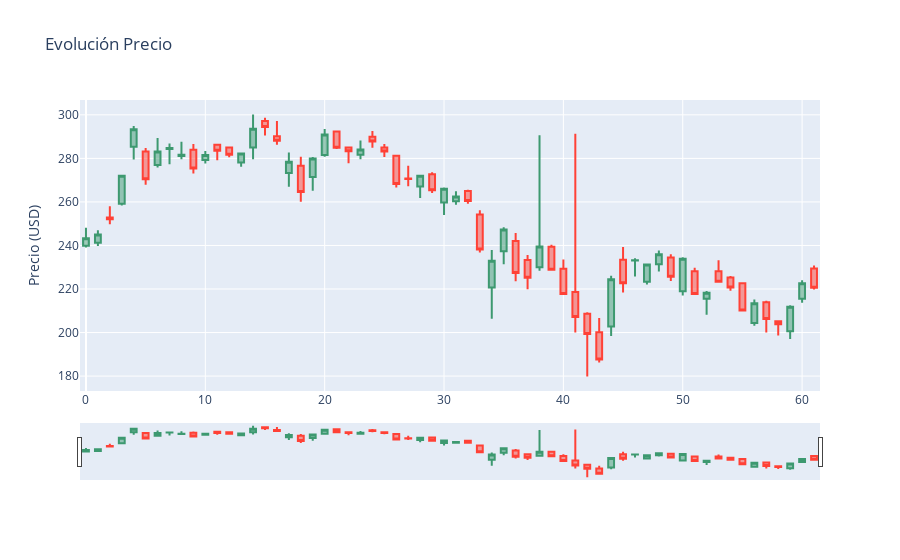

The cell this chart's notebook holds for it:
### Code cell
from optparse import Values
from tkinter.tix import Tree
import requests as r
import datetime as dt
import pandas as p
import matplotlib.pyplot as plt
import sqlite3 as sql
import pandas as pd
import json
import plotly.graph_objs as go


#Selección de opción
opcion = 0
while True:
    opcion = input('Seleccione una opción: \n1 Actualización de datos\n2 Visualización de datos\n')
#print(response.text)
    if opcion =='1':
        com = input("Ingrese ticker: ").upper()
        startTime= input("Ingrese una fecha de inicio con el siguiente formato (YYYY-MM-DD): ")
        año, mes, dia = map(int, startTime.split('-'))
        endtime= input("Ingrese una fecha de cierre con el siguiente formato (YYYY-MM-DD): ")
        año, mes, dia = map(int, endtime.split('-'))
        fecha = startTime + "/" + endtime
        url = "https://api.polygon.io/v2/aggs/ticker/"+ str(com) +"/range/1/day/"+ str(fecha)+ "?adjusted=true&sort=asc&limit=120&apiKey=G_Yb5HG6ldlS0k0SHQdr8w6Q4FKYJEVE"
        payload={}
        files={}
        headers = {}
        response = r.request("GET", url, headers=headers, data=payload, files=files)
        res = []
        data = response.json()
        for s in data['results']:
              res.append(s)
              df = pd.DataFrame(res)
              df ['Date'] = pd.to_datetime (df['t'], unit ='ms')
              df = df.rename(columns={
                  'o': 'open',
                  'c': 'close',
                  'h': 'high',
                  'l': 'low',
                  'v': 'volume',
                  'n': 'transactions'})
              conn = sql.connect ('df.db')
              df.to_sql ('df', conn, if_exists='replace')

              conn = sql.connect ('df.db')
              df = pd.read_sql ('SELECT * FROM df', conn)
              

                # Pedido al servidor
        def pedido_servidor(ticket,date_from,date_to):
            results = []
            url = "https://api.polygon.io/v2/aggs/ticker/"
            stocksT = ticket
            mult = '1'
            timestamp = 'day'
            adjusted = 'adjusted=true'
            sort = 'sort=asc'
            limit = '1000'
            apiKey = 'apiKey=G_Yb5HG6ldlS0k0SHQdr8w6Q4FKYJEVE'
            x = r.get(url+stocksT+'/range/'+mult+ '/'+timestamp+'/'+ date_from+'/'+ date_to +'?adjusted=true&sort=asc&limit=120&apiKey=G_Yb5HG6ldlS0k0SHQdr8w6Q4FKYJEVE')
            y =x.json()
            date = 0
            if str(x.status_code)[0] == '4':
                print('Hubo un Error')
            else:
                if y['queryCount'] == 0: print('Sin Valor')
                else: results = y ['results']
        def check_ticker(name):
            pars = r.get("https://api.polygon.io/v2/aggs/ticker/"+name+'/range/1/day/2021-07-22/2021-07-22?adjusted=true&sort=asc&limit=120&apiKey=G_Yb5HG6ldlS0k0SHQdr8w6Q4FKYJEVE')
            complete_name = pars.json()['results']
            return complete_name
        #print(response.text)
    elif opcion == '2':
      fig = go.Figure()
      fig.add_trace(go.Candlestick(x=df.index,
                open=df['open'],
                high=df['high'],
                low=df['low'],
                close=df['close'], name = 'market data'))
      fig.update_layout(
            title='Evolución Precio',
            yaxis_title='Precio (USD)')
      fig.update_xaxes(
          rangeslider_visible=True,
          rangeselector=dict(
              buttons=list([
                  dict(count=15, label="15m", step="minute", stepmode="backward"),
                  dict(count=45, label="45m", step="minute", stepmode="backward"),
                  dict(count=1, label="HTD", step="hour", stepmode="todate"),
                  dict(count=3, label="3h", step="hour", stepmode="backward"),
                  dict(step="all")
              ])
          )
      )
      fig.show()
      break
    else: print('Opción invalida')

### Figure 1 — Plotly figure (JSON) as saved in the notebook; plotly's stock layout.template omitted (floating-point values rounded to 4 significant figures)
{"data": [{"close": [243.3, 245.0, 252.0, 272.0, 293.3, 270.4, 283.1, 284.8, 281.7, 275.4, 281.5, 283.5, 281.7, 282.2, 293.6, 294.4, 288.1, 278.5, 264.5, 279.9, 290.9, 284.9, 283.3, 284.1, 287.8, 283.2, 268.3, 270.6, 272.0, 265.4, 266.1, 262.5, 260.4, 238.2, 232.9, 247.3, 227.4, 225.2, 239.5, 228.8, 217.7, 207.1, 199.3, 187.7, 224.5, 222.7, 233.2, 231.2, 236.0, 225.6, 233.9, 217.7, 218.3, 223.3, 220.7, 210.1, 213.5, 206.2, 203.8, 211.9, 222.6, 220.6], "high": [248.2, 246.9, 258, 272.3, 294.8, 284.8, 289.3, 286.8, 287.7, 286.6, 283.3, 286.5, 285.2, 282.7, 300.1, 298.6, 297.2, 282.7, 280.8, 280.7, 293.5, 292.7, 285.5, 288.3, 292.6, 286.6, 281.6, 276.6, 272.4, 273.7, 266.6, 264.9, 265.6, 256.2, 237.9, 248.3, 245.7, 235.6, 290.7, 240.4, 233.6, 291.3, 209.3, 206.7, 226.0, 239.3, 234.2, 231.6, 237.7, 236.0, 234.6, 229.7, 219.1, 233.2, 225.9, 222.7, 215.2, 214.6, 205.5, 212.6, 224, 230.8], "low": [239.1, 239.7, 249.7, 258.4, 279.5, 267.9, 275.8, 277.3, 279.6, 273.0, 277.7, 279.1, 280.5, 276.2, 279.6, 290.5, 286.2, 267, 260.0, 265.2, 280.7, 284.4, 277.8, 279.7, 284.9, 280.6, 266.7, 267.2, 261.8, 264.1, 254.0, 258.8, 259.1, 236.7, 206.3, 231.4, 223.5, 219.8, 228.3, 228.3, 217.2, 200, 179.8, 186.3, 198.4, 218.4, 225.7, 222.0, 228.0, 223.7, 217.0, 217.3, 208.2, 222.9, 219.2, 210.0, 203.2, 200.0, 198.7, 197.0, 213.7, 219.8], "name": "market data", "open": [239.8, 241.2, 252.8, 259.2, 285.3, 283.1, 277, 284.3, 281.1, 284, 279.3, 286.2, 285, 278.1, 285, 297.1, 290.1, 273.3, 276.7, 271.4, 281.6, 292.3, 285, 281.7, 289.9, 285.0, 281.2, 270.8, 267.1, 272.7, 259.7, 260.3, 265, 254.2, 220.7, 237.3, 242.1, 233.3, 230.0, 239.4, 229.3, 218.6, 208.7, 200.2, 202.7, 233.4, 233.1, 223.3, 231.4, 234.4, 219.0, 228.1, 215.5, 228.2, 225.3, 222.6, 204.3, 214.0, 205.2, 200.6, 215.5, 229.5], "type": "candlestick", "x": [0, 1, 2, 3, 4, 5, 6, 7, 8, 9, 10, 11, 12, 13, 14, 15, 16, 17, 18, 19, 20, 21, 22, 23, 24, 25, 26, 27, 28, 29, 30, 31, 32, 33, 34, 35, 36, 37, 38, 39, 40, 41, 42, 43, 44, 45, 46, 47, 48, 49, 50, 51, 52, 53, 54, 55, 56, 57, 58, 59, 60, 61]}], "layout": {"title": {"text": "Evolución Precio"}, "xaxis": {"rangeselector": {"buttons": [{"count": 15, "label": "15m", "step": "minute", "stepmode": "backward"}, {"count": 45, "label": "45m", "step": "minute", "stepmode": "backward"}, {"count": 1, "label": "HTD", "step": "hour", "stepmode": "todate"}, {"count": 3, "label": "3h", "step": "hour", "stepmode": "backward"}, {"step": "all"}]}, "rangeslider": {"visible": true}}, "yaxis": {"title": {"text": "Precio (USD)"}}}}
